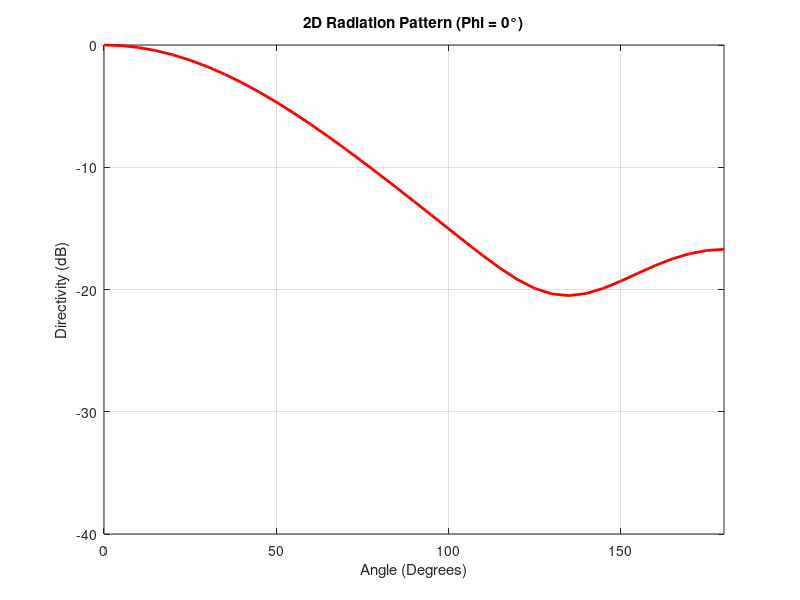

This chart was generated by the following MATLAB code: (Note: this script raises an error after producing the figure.)
clc; clear; close all;

% 1 Load far-field data
load('converted_data.mat');  

% 2️ Extract data
phi = data(:,1);  
theta = data(:,2);
Re_Etheta = data(:,3);
Im_Etheta = data(:,4);
Re_Ephi = data(:,5);
Im_Ephi = data(:,6);

% 3️ Compute E-field magnitudes
E_theta = sqrt(Re_Etheta.^2 + Im_Etheta.^2);  
E_phi = sqrt(Re_Ephi.^2 + Im_Ephi.^2);  
E_total = sqrt(E_theta.^2 + E_phi.^2); % Total E-field magnitude

% 4️ Compute Radiation Intensity U
eta = 377;  % Free space impedance
U = (E_theta.^2 + E_phi.^2) / (2*eta);  

% 5️ Numerical Integration for Total Radiated Power
dTheta = deg2rad(5);  % Step size for integration
dPhi = deg2rad(5);
P_total = sum(U .* sin(deg2rad(theta)) * dTheta * dPhi); 

% 6️ Compute Directivity (D)
D = (4 * pi * U) / P_total;

% 🔹 Fix: Ensure Directivity is always positive
D(D <= 0) = eps; % Replace any zero/negative values with a very small number

% 7 Convert Directivity to dB scale
D_dB = 10 * log10(D / max(D)); % Normalize to max value

% 🔹 Alternative normalization using max(U) (Uncomment if needed)
% D_dB = 10 * log10(U / max(U)); 

% 8 Select data for a specific Phi cut (e.g., Phi = 0°)
phi_cut = 0; 
indices = find(phi == phi_cut);
theta_selected = theta(indices);
D_dB_selected = D_dB(indices);

% 9 Plot the 2D Radiation Pattern
figure;
plot(theta_selected, D_dB_selected, 'r', 'LineWidth', 2); % Red line

% Labels and Title
xlabel('Angle (Degrees)');
ylabel('Directivity (dB)');
title(['2D Radiation Pattern (Phi = ' num2str(phi_cut) '°)']);
grid on;
xlim([min(theta_selected) max(theta_selected)]); % Angle range
ylim([-40 0]); % Set dB range for better visualization

% 10 Find Peaks (Sidelobes) and Nulls
[pks, locs] = findpeaks(D_dB_selected); % Find sidelobes
nulls = islocalmin(D_dB_selected); % Find nulls

% 11 Annotate Main Beam, Sidelobes, and Nulls
hold on;
plot(theta_selected(locs), pks, 'ko', 'MarkerFaceColor', 'k'); % Sidelobe peaks (black circles)
plot(theta_selected(nulls), D_dB_selected(nulls), 'bo', 'MarkerFaceColor', 'b'); % Nulls (blue circles)

% Add text labels
text(theta_selected(locs), pks, '  Side Lobe', 'VerticalAlignment', 'bottom');
text(theta_selected(nulls), D_dB_selected(nulls), ' Null', 'VerticalAlignment', 'top');
text(theta_selected(D_dB_selected == max(D_dB_selected)), max(D_dB_selected), ' Main Beam', 'HorizontalAlignment', 'center');

hold off;
